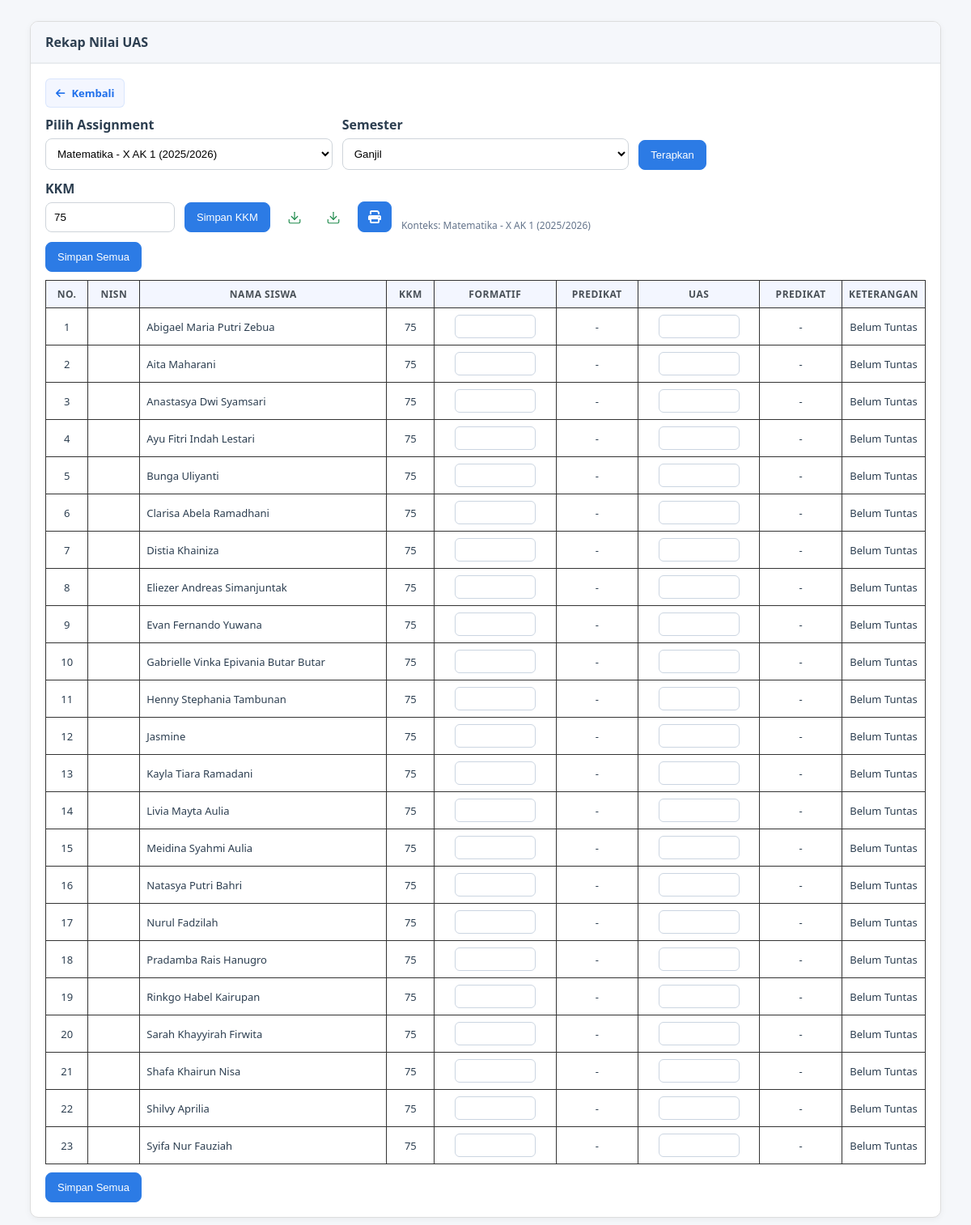
The page /guru/nilai/rekap_uas.php?assignment_id=104 (signed in) on the database its author committed.
### tables this page shows
CREATE TABLE `assignment_guru` (
  `id` int(11) NOT NULL,
  `guru_id` int(11) NOT NULL,
  `mapel_id` int(11) NOT NULL,
  `kelas_id` int(11) NOT NULL,
  `tahun_ajaran_id` int(11) NOT NULL,
  `kkm` int(11) DEFAULT NULL,
  `created_at` timestamp NOT NULL DEFAULT current_timestamp(),
  `updated_at` timestamp NOT NULL DEFAULT current_timestamp() ON UPDATE current_timestamp()
);

CREATE TABLE `mata_pelajaran` (
  `id` int(11) NOT NULL,
  `kode_mapel` varchar(20) NOT NULL,
  `nama_mapel` varchar(100) NOT NULL,
  `kategori` enum('Umum','Produktif','Muatan Lokal') NOT NULL,
  `created_at` timestamp NOT NULL DEFAULT current_timestamp(),
  `updated_at` timestamp NOT NULL DEFAULT current_timestamp() ON UPDATE current_timestamp()
);

CREATE TABLE `kelas` (
  `id` int(11) NOT NULL,
  `tingkat` enum('X','XI','XII') NOT NULL,
  `jurusan_id` int(11) NOT NULL,
  `rombel` int(2) NOT NULL,
  `nama_kelas` varchar(50) NOT NULL,
  `wali_kelas_id` int(11) DEFAULT NULL,
  `created_at` timestamp NOT NULL DEFAULT current_timestamp(),
  `updated_at` timestamp NOT NULL DEFAULT current_timestamp() ON UPDATE current_timestamp()
);

CREATE TABLE `tahun_ajaran` (
  `id` int(11) NOT NULL,
  `nama_tahun_ajaran` varchar(20) NOT NULL,
  `semester` enum('1','2') NOT NULL DEFAULT '1',
  `tanggal_mulai` date NOT NULL,
  `tanggal_selesai` date NOT NULL,
  `is_active` tinyint(1) NOT NULL DEFAULT 0,
  `created_at` timestamp NOT NULL DEFAULT current_timestamp(),
  `updated_at` timestamp NOT NULL DEFAULT current_timestamp() ON UPDATE current_timestamp()
);

CREATE TABLE `users` (
  `id` int(11) NOT NULL,
  `username` varchar(50) NOT NULL,
  `password` varchar(255) NOT NULL,
  `nama_lengkap` varchar(100) NOT NULL,
  `email` varchar(100) DEFAULT NULL,
  `no_whatsapp` varchar(20) DEFAULT NULL,
  `role` enum('admin','guru','siswa') NOT NULL,
  `kode_guru` varchar(20) DEFAULT NULL,
  `nuptk` varchar(20) DEFAULT NULL,
  `nisn` varchar(20) DEFAULT NULL,
  `kelas_id` int(11) DEFAULT NULL,
  `foto` varchar(255) DEFAULT NULL,
  `is_active` tinyint(1) NOT NULL DEFAULT 1,
  `created_at` timestamp NOT NULL DEFAULT current_timestamp(),
  `updated_at` timestamp NOT NULL DEFAULT current_timestamp() ON UPDATE current_timestamp()
);

### config/database.php (called while the page is built, shortened)
<?php
$DB_HOST = '127.0.0.1';
$DB_USER = 'root';
$DB_PASS = '';
$DB_NAME = 'lms_kgb2';
$conn = mysqli_connect($DB_HOST, $DB_USER, $DB_PASS, $DB_NAME);
mysqli_set_charset($conn, 'utf8mb4');
function db() {
    global $conn;
    return $conn;
}
function escape_string($str) {
    return mysqli_real_escape_string(db(), $str);
}
function query($sql) {
    $result = mysqli_query(db(), $sql);
    return $result;
}
function fetch_assoc($result) {
    return $result ? mysqli_fetch_assoc($result) : null;
}
function fetch_all($result) {
    return $result ? mysqli_fetch_all($result, MYSQLI_ASSOC) : [];
}
?>

### guru/nilai/rekap_uas.php (the view, shortened to what this page needs)
<?php
require_once __DIR__ . '/../../config/database.php';
$guru_id = (int)($_SESSION['user_id'] ?? 0);
function get_assignments_guru_rekap($guru_id){
    $sql = "SELECT ag.id, ag.kkm, ag.kelas_id, ag.mapel_id, ag.tahun_ajaran_id, k.nama_kelas, mp.nama_mapel, ta.nama_tahun_ajaran
            FROM assignment_guru ag
            JOIN kelas k ON k.id = ag.kelas_id
            JOIN mata_pelajaran mp ON mp.id = ag.mapel_id
            JOIN tahun_ajaran ta ON ta.id = ag.tahun_ajaran_id
            WHERE ag.guru_id = ".(int)$guru_id." ORDER BY ta.id DESC, k.nama_kelas ASC, mp.nama_mapel ASC";
    return fetch_all(query($sql));
}
function to_predikat($nilai){ if($nilai===null) return '-'; $n=(float)$nilai; if($n>=85)return 'A'; if($n>=75)return 'B'; if($n>=60)return 'C'; return 'D'; }
function fetch_kontext($assignment_id){
    $res = query("SELECT ag.*, k.nama_kelas, mp.nama_mapel, ta.nama_tahun_ajaran FROM assignment_guru ag JOIN kelas k ON k.id=ag.kelas_id JOIN mata_pelajaran mp ON mp.id=ag.mapel_id JOIN tahun_ajaran ta ON ta.id=ag.tahun_ajaran_id WHERE ag.id=".(int)$assignment_id." LIMIT 1");
    return $res ? fetch_assoc($res) : null;
}
function fetch_siswa_kelas($kelas_id){
    return fetch_all(query("SELECT u.id, u.nama_lengkap, u.nisn FROM users u WHERE u.role='siswa' AND u.kelas_id=".(int)$kelas_id." ORDER BY u.nama_lengkap"));
}
function nilai_formatif($siswa_id,$mapel_id,$kelas_id,$tahun_ajaran_id,$semester){
    $sql = "SELECT ROUND(AVG(n.nilai),2) AS avg_val FROM nilai n WHERE n.siswa_id={$siswa_id} AND n.mapel_id={$mapel_id} AND n.kelas_id={$kelas_id} AND n.tahun_ajaran_id={$tahun_ajaran_id} AND n.semester='".escape_string($semester)."' AND n.jenis_penilaian IN ('Tugas','Quiz','Harian')";
    $res=query($sql); $row=$res?fetch_assoc($res):null; return $row&&$row['avg_val']!==null? (float)$row['avg_val']: null;
}
function nilai_uas($siswa_id,$mapel_id,$kelas_id,$tahun_ajaran_id,$semester){
    $sql = "SELECT ROUND(AVG(n.nilai),2) AS avg_val FROM nilai n WHERE n.siswa_id={$siswa_id} AND n.mapel_id={$mapel_id} AND n.kelas_id={$kelas_id} AND n.tahun_ajaran_id={$tahun_ajaran_id} AND n.semester='".escape_string($semester)."' AND n.jenis_penilaian='UAS'";
    $res=query($sql); $row=$res?fetch_assoc($res):null; return $row&&$row['avg_val']!==null? (float)$row['avg_val']: null;
}
$assignments = get_assignments_guru_rekap($guru_id);
$assignment_id = isset($_GET['assignment_id'])? (int)$_GET['assignment_id'] : 0;
$semester = isset($_GET['semester']) && in_array($_GET['semester'], ['Ganjil','Genap'], true) ? $_GET['semester'] : 'Ganjil';
$ctx = $assignment_id>0? fetch_kontext($assignment_id): null;
$kkm_val = 75; if ($ctx && (int)$ctx['kkm']>0) $kkm_val=(int)$ctx['kkm'];
?>
<!DOCTYPE html>
<html lang="id">
<head>
  <link rel="stylesheet" href="../../assets/css/style.css">
</head>
<body>
  <div class="container">
    <div class="card">
      <div class="card-header">Rekap Nilai UAS</div>
      <div class="card-body">
        <div style="margin-bottom:10px"><a class="btn back-btn" href="../dashboard.php" onclick="var href=this.getAttribute('href'); document.body.style.transition='opacity .22s'; document.body.style.opacity=0; setTimeout(function(){ if (history.length>1) { history.back(); } else { window.location=href; } },220); return false;"><i class="fas fa-arrow-left" aria-hidden="true"></i> Kembali</a></div>
        <?php $assignments=get_assignments_guru_rekap($guru_id); if(!$assignments): ?>
            <div class="muted">Anda belum memiliki assignment. Minta admin untuk menambahkan assignment_guru.</div>
        <?php else: ?>
        <form method="get" action="rekap_uas.php" class="row" style="align-items:flex-end;margin-bottom:12px">
          <div class="col">
            <label>Pilih Assignment</label>
            <select name="assignment_id" required>
              <?php foreach ($assignments as $a): $sel = ($assignment_id==(int)$a['id'])? 'selected':''; ?>
                <option value="<?php echo (int)$a['id']; ?>" <?php echo $sel; ?>><?php echo htmlspecialchars(($a['nama_mapel'].' - '.$a['nama_kelas'].' ('.$a['nama_tahun_ajaran'].')') ?? ''); ?></option>
              <?php endforeach; ?>
            </select>
          </div>
          <div class="col">
            <label>Semester</label>
            <select name="semester">
              <option value="Ganjil" <?php echo $semester==='Ganjil'?'selected':''; ?>>Ganjil</option>
            </select>
          </div>
          <div class="col"><button class="btn" type="submit">Terapkan</button></div>
        </form>
        <?php if ($ctx): ?>
          <form method="post" enctype="multipart/form-data" class="row" style="align-items:flex-end;margin-bottom:12px; gap:12px">
            <div class="col" style="max-width:160px">
              <label>KKM</label>
              <input type="number" name="kkm" value="<?php echo (int)$kkm_val; ?>" min="1" max="100" required />
            </div>
            <div class="col" style="flex:0 0 auto"><button class="btn" type="submit" name="save_kkm" value="1">Simpan KKM</button></div>
            <div class="col" style="flex:0 0 auto"><a class="btn btn-icon" title="Download sebagai XLS" href="rekap_uas.php?assignment_id=<?php echo (int)$assignment_id; ?>&semester=<?php echo urlencode($semester); ?>&export=1"><i class="fas fa-file-excel icon-xls" aria-hidden="true"></i></a></div>
            <div class="col" style="flex:0 0 auto"><a class="btn btn-icon" title="Download sebagai CSV" href="rekap_uas.php?assignment_id=<?php echo (int)$assignment_id; ?>&semester=<?php echo urlencode($semester); ?>&export_csv=1"><i class="fas fa-file-csv icon-csv" aria-hidden="true"></i></a></div>
            <div class="col" style="flex:0 0 auto"><button class="btn btn-icon" type="button" title="Cetak" onclick="window.print()"><i class="fas fa-print" aria-hidden="true"></i></button></div>
            <div class="col" style="flex:1 1 auto"><div class="muted">Konteks: <?php echo htmlspecialchars(($ctx['nama_mapel'].' - '.$ctx['nama_kelas'].' ('.$ctx['nama_tahun_ajaran'].')') ?? ''); ?></div></div>
          </form>
          <?php $siswa_list = fetch_siswa_kelas((int)$ctx['kelas_id']); ?>
          <form method="post">
            <div style="margin-bottom:10px"><button class="btn" type="submit" name="save_bulk" value="1">Simpan Semua</button></div>
          <div class="scroll-x">
            <table class="table">
              <thead>
                <tr>
                  <th>No.</th><th>NISN</th><th>Nama Siswa</th><th>KKM</th><th>Formatif</th><th>Predikat</th><th>UAS</th><th>Predikat</th><th>Keterangan</th>
                </tr>
              </thead>
              <tbody>
                <?php if (!$siswa_list): ?>
                  <tr><td colspan="9" style="text-align:center">Tidak ada siswa pada kelas ini.</td></tr>
                <?php else: $no=1; foreach ($siswa_list as $s):
                  $nis = $s['nisn'] ?: '';
                  $fmt = nilai_formatif((int)$s['id'], (int)$ctx['mapel_id'], (int)$ctx['kelas_id'], (int)$ctx['tahun_ajaran_id'], $semester);
                  $uas = nilai_uas((int)$s['id'], (int)$ctx['mapel_id'], (int)$ctx['kelas_id'], (int)$ctx['tahun_ajaran_id'], $semester);
                  $ket = ($fmt!==null && $uas!==null && $fmt>=$kkm_val && $uas>=$kkm_val) ? 'Tuntas' : 'Belum Tuntas';
                ?>
                  <tr>
                    <td style="text-align:center"><?php echo $no++; ?></td>
                    <td><?php echo htmlspecialchars(($nis) ?? ''); ?></td>
                    <td><?php echo htmlspecialchars(($s['nama_lengkap']) ?? ''); ?></td>
                    <td style="text-align:center"><?php echo (int)$kkm_val; ?></td>
                    <td style="text-align:center"><input type="number" step="0.01" min="0" max="100" name="formatif[<?php echo (int)$s['id']; ?>]" value="<?php echo $fmt!==null? htmlspecialchars(number_format($fmt,2,'.','')) : ''; ?>" style="width:100px;padding:6px;border:1px solid #cbd5e1;border-radius:6px;text-align:right"></td>
                    <td style="text-align:center"><?php echo htmlspecialchars((to_predikat($fmt) ?? '')); ?></td>
                    <td style="text-align:center"><input type="number" step="0.01" min="0" max="100" name="uas[<?php echo (int)$s['id']; ?>]" value="<?php echo $uas!==null? htmlspecialchars(number_format($uas,2,'.','')) : ''; ?>" style="width:100px;padding:6px;border:1px solid #cbd5e1;border-radius:6px;text-align:right"></td>
                    <td style="text-align:center"><?php echo htmlspecialchars((to_predikat($uas) ?? '')); ?></td>
                    <td style="text-align:center"><?php echo htmlspecialchars(($ket) ?? ''); ?></td>
                  </tr>
                <?php endforeach; endif; ?>
              </tbody>
            </table>
          </div>
            <div style="margin-top:10px"><button class="btn" type="submit" name="save_bulk" value="1">Simpan Semua</button></div>
          </form>
        <?php endif; ?>
        <?php endif; ?>
      </div>
    </div>
  </div>
</body>
</html>

### assets/css/style.css (style rules this page uses)
* { margin: 0; padding: 0; box-sizing: border-box; }
html, body { height: 100%; }
body { font-family: 'Segoe UI', Tahoma, Geneva, Verdana, sans-serif; background: #f5f7fa; color: #2c3e50; }
html, body { -webkit-text-size-adjust: 100%; -ms-text-size-adjust: 100%; }
.card { background: #fff; border-radius: 6px; box-shadow: 0 1px 3px rgba(0,0,0,0.06); margin-bottom: 20px; overflow: hidden; }
.card-header { background: #fff; color: #2c3e50; padding: 18px 22px; border-bottom: 2px solid #e9ecef; }
.card-body { padding: 22px; }
.btn { padding: 9px 18px; border: none; border-radius: 5px; cursor: pointer; text-decoration: none; display: inline-block; font-size: 13px; transition: all 0.2s ease; font-weight: 500; }
.scroll-x { overflow-x: auto; -webkit-overflow-scrolling: touch; }
img, .card, .slide img { max-width: 100%; height: auto; }
table { width: 100%; border-collapse: collapse; }
table thead { background: #f8f9fa; color: #2c3e50; }
table th { padding: 13px 15px; text-align: left; font-weight: 600; font-size: 12px; text-transform: uppercase; letter-spacing: 0.5px; color: #495057; }
table tbody tr { border-bottom: 1px solid #e9ecef; transition: background 0.15s ease; }
table td { padding: 13px 15px; font-size: 13px; }
.icon-btn, .action-btn, .table .actions .btn, .table td:last-child .btn { display: inline-block !important; width: 36px !important; height: 36px !important; padding: 0 !important; margin: 0 !important; border-radius: 8px !important; text-indent: -9999px !important; overflow: hidden !important; position: relative !important; background: transparent !important; border: none !important; }
.icon-btn::before, .action-btn::before, .table .actions .btn::before { content: ''; position: absolute; inset: 0; display: grid; place-items: center; background-repeat: no-repeat; background-position: center; background-size: 18px 18px; }
.icon-btn::before, .action-btn::before { filter: none; }
.back-btn, a.btn-back, a.back, .btn-back, button.back { display: inline-flex !important; align-items: center !important; gap: 8px !important; padding: 8px 12px !important; border-radius: 6px !important; background: #f3f6ff !important; color: #1f6feb !important; border: 1px solid rgba(31,111,235,0.12) !important; text-decoration: none !important; font-weight: 600 !important; transition: transform .12s ease, opacity .12s ease !important; }
.back-btn::before, a.btn-back::before, a.back::before, .btn-back::before, button.back::before { content: none !important; display: none !important; }
.header, .page-header, .header-bar, .card-header { display: flex; align-items: center; justify-content: space-between; gap: 12px; }
.back-btn { text-indent: 0 !important; overflow: visible !important; width: auto !important; }
.back-btn, .back-btn * { text-indent: 0 !important; white-space: nowrap !important; }
.back-btn i, a.btn-back i, a.back i, .btn-back i, button.back i { color: inherit !important; }
.table th:last-child, .table td:last-child { width: 70px; text-align: center; }
.table td:last-child { vertical-align: middle; }

### guru/nilai/rekap_uas.php (style rules this page uses)
.container { max-width:1150px;margin:14px auto;padding:12px }
.card { background:#fff;border:1px solid #ddd;border-radius:10px;margin-bottom:14px;overflow:hidden;box-shadow:0 2px 8px rgba(0,0,0,.05) }
.card-header { padding:14px 18px;background:#f5f7fb;font-weight:600 }
.card-body { padding:18px }
.row { display:flex;gap:12px;flex-wrap:wrap }
.row .col { flex:1 1 260px }
label { display:block;margin-bottom:6px;font-weight:600 }
select,input[type=number] { width:100%;padding:10px;border:1px solid #ced4da;border-radius:8px;background:#fff;box-sizing:border-box }
.btn { display:inline-block;padding:10px 14px;border-radius:8px;border:1px solid #2c7be5;background:#2c7be5;color:#fff;cursor:pointer;text-decoration:none }
.table { width:100%;border-collapse:collapse }
.table th,.table td { border:1px solid #333;padding:8px }
.table th { background:#f3f6ff;text-align:center }
.muted { color:#64748b;font-size:12px }
.btn.btn-icon { padding:10px 12px; display:inline-flex; align-items:center; justify-content:center }
.btn.btn-icon i.fas { font-size:16px; line-height:1 }

### rows shown on the page
assignment_guru: mapel.nama_tahun_ajaran "Matematika - X AK 1 (2025/2026)"
users: nama_lengkap "Abigael Maria Putri Zebua", fmt "-", uas "-", ket "Belum Tuntas"
users: nama_lengkap "Aita Maharani", fmt "-", uas "-", ket "Belum Tuntas"
users: nama_lengkap "Anastasya Dwi Syamsari", fmt "-", uas "-", ket "Belum Tuntas"
users: nama_lengkap "Ayu Fitri Indah Lestari", fmt "-", uas "-", ket "Belum Tuntas"
users: nama_lengkap "Bunga Uliyanti", fmt "-", uas "-", ket "Belum Tuntas"
users: nama_lengkap "Clarisa Abela Ramadhani", fmt "-", uas "-", ket "Belum Tuntas"
users: nama_lengkap "Distia Khainiza", fmt "-", uas "-", ket "Belum Tuntas"
users: nama_lengkap "Eliezer Andreas Simanjuntak", fmt "-", uas "-", ket "Belum Tuntas"
users: nama_lengkap "Evan Fernando Yuwana", fmt "-", uas "-", ket "Belum Tuntas"
users: nama_lengkap "Gabrielle Vinka Epivania Butar Butar", fmt "-", uas "-", ket "Belum Tuntas"
users: nama_lengkap "Henny Stephania Tambunan", fmt "-", uas "-", ket "Belum Tuntas"
users: nama_lengkap "Jasmine", fmt "-", uas "-", ket "Belum Tuntas"
users: nama_lengkap "Kayla Tiara Ramadani", fmt "-", uas "-", ket "Belum Tuntas"
users: nama_lengkap "Livia Mayta Aulia", fmt "-", uas "-", ket "Belum Tuntas"
users: nama_lengkap "Meidina Syahmi Aulia", fmt "-", uas "-", ket "Belum Tuntas"
users: nama_lengkap "Natasya Putri Bahri", fmt "-", uas "-", ket "Belum Tuntas"
users: nama_lengkap "Nurul Fadzilah", fmt "-", uas "-", ket "Belum Tuntas"
users: nama_lengkap "Pradamba Rais Hanugro", fmt "-", uas "-", ket "Belum Tuntas"
users: nama_lengkap "Rinkgo Habel Kairupan", fmt "-", uas "-", ket "Belum Tuntas"
users: nama_lengkap "Sarah Khayyirah Firwita", fmt "-", uas "-", ket "Belum Tuntas"
users: nama_lengkap "Shafa Khairun Nisa", fmt "-", uas "-", ket "Belum Tuntas"
users: nama_lengkap "Shilvy Aprilia", fmt "-", uas "-", ket "Belum Tuntas"
users: nama_lengkap "Syifa Nur Fauziah", fmt "-", uas "-", ket "Belum Tuntas"

### other values the page prints
form field assignment_id "Matematika - X AK 1 (2025/2026)"
